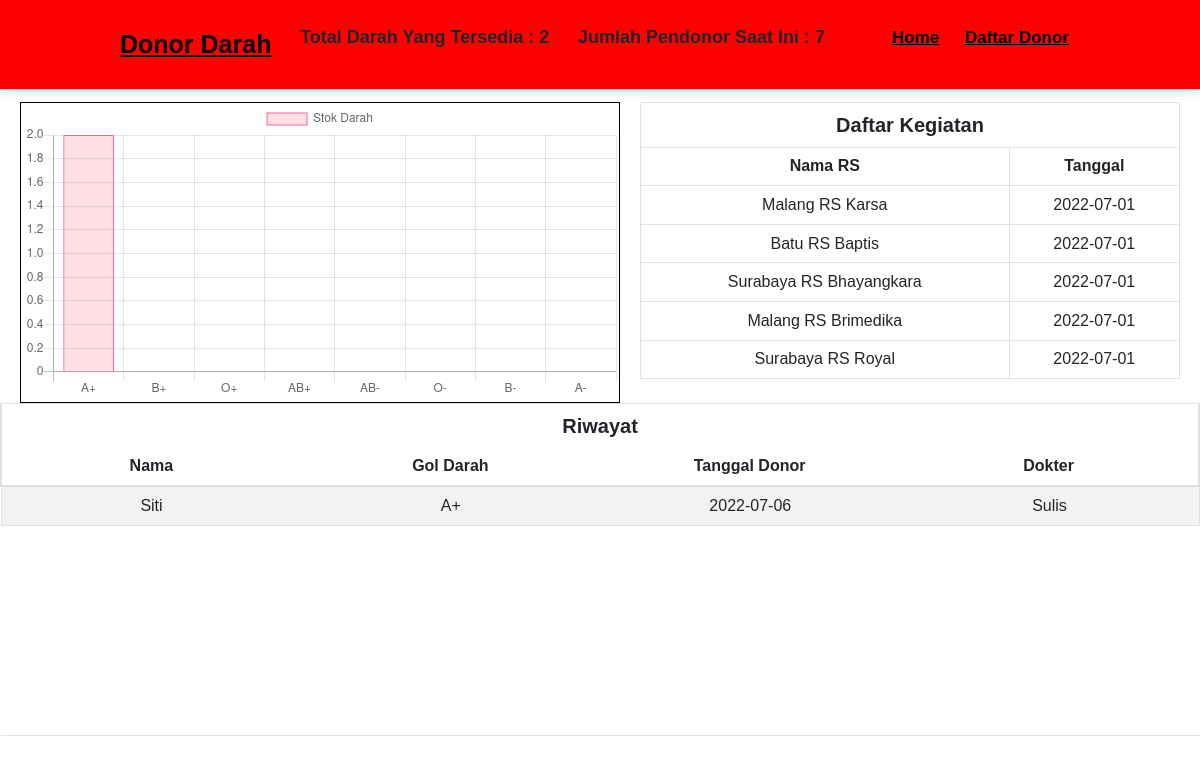
Page /baru/index.php on the committed database.
### tables this page shows
CREATE TABLE `lokasi` (
  `id_lokasi` int(11) NOT NULL,
  `nama_rs` varchar(255) NOT NULL,
  `tanggal_diadakan` date DEFAULT NULL
);

CREATE TABLE `proses` (
  `id_proses` int(11) NOT NULL,
  `id_antrian` int(11) NOT NULL,
  `id_dokter` int(11) NOT NULL,
  `tanggal_donor` date NOT NULL,
  `status_donor` varchar(255) DEFAULT NULL
);

CREATE TABLE `pendonor` (
  `id_pendonor` int(11) NOT NULL,
  `nama` varchar(255) NOT NULL,
  `alamat` varchar(255) NOT NULL,
  `tempat_lahir` varchar(255) NOT NULL,
  `tanggal_lahir` date DEFAULT NULL,
  `jenis_kelamin` varchar(10) NOT NULL,
  `nomor_telepon` varchar(11) NOT NULL,
  `pass` varchar(255) NOT NULL
);

CREATE TABLE `stok` (
  `id_stok` int(11) NOT NULL,
  `gol_darah` varchar(5) NOT NULL,
  `jumlah` int(11) NOT NULL
);

CREATE TABLE `dokter` (
  `id_dokter` int(11) NOT NULL,
  `nama_dokter` varchar(255) NOT NULL,
  `gaji` int(11) NOT NULL,
  `alamat` varchar(255) NOT NULL
);

### baru/index.php (the view, shortened to what this page needs)
<?php
include("../config.php");
$result = mysqli_query($mysqli, "SELECT * FROM proses
        inner join antrian on(proses.id_antrian = antrian.id_antrian)
        inner join pendonor on(antrian.id_pendonor = pendonor.id_pendonor)
        inner join dokter on(proses.id_dokter = dokter.id_dokter)
        inner join stok on(antrian.id_stok = stok.id_stok)
        where proses.status_donor = 'Done';
        ");
$result2 = mysqli_query($mysqli, "SELECT * FROM lokasi");
$result3 = mysqli_query($mysqli, "SELECT gol_darah, jumlah FROM stok");
$totalpendonor = mysqli_query($mysqli, "SELECT sum(jumlah) as totaldarah FROM stok")->fetch_array();
$pendonoraktif = mysqli_query($mysqli, "SELECT count(id_pendonor) as pendonoraktif FROM pendonor")->fetch_array();
foreach ($result3 as $data) {
    $gol_darah[] = $data['gol_darah'];
    $jumlah[] = $data['jumlah'];
}
?>
<!DOCTYPE html>
<html lang="en">
<head>
    <link rel="stylesheet" href="style.css">
    <link href="https://cdn.jsdelivr.net/npm/bootstrap@5.2.0-beta1/dist/css/bootstrap.min.css" rel="stylesheet">
</head>
<body>
    <header>
        <a href="index.html" class="logo">Donor Darah</a>
        <p>Total Darah yang Tersedia : <?php echo $totalpendonor['totaldarah'] ?></p>
        <p>Jumlah pendonor saat ini : <?php echo $pendonoraktif['pendonoraktif'] ?></p>
        <nav class="navbar">
            <ul>
                <li><a href="index.php">Home</a></li>
                <li><a href="login/loginpage.php">Daftar Donor</a></li>
            </ul>
        </nav>
    </header><br><br><br><br><br>
    <aside class="home">
        <canvas id="myChart" style="width:100%;max-width:700px;"></canvas>
        <script>
            // === include 'setup' then 'config' above ===
            const labels = <?php echo json_encode($gol_darah) ?>;
            const data = {
                labels: labels,
                datasets: [{
                    label: 'Stok Darah',
                    data: <?php echo json_encode($jumlah) ?>,
                    backgroundColor: [
                        'rgba(255, 99, 132, 0.2)',
                        'rgba(255, 159, 64, 0.2)',
                        'rgba(255, 205, 86, 0.2)',
                        'rgba(75, 192, 192, 0.2)',
                        'rgba(54, 162, 235, 0.2)',
                        'rgba(153, 102, 255, 0.2)',
                        'rgba(201, 203, 207, 0.2)',
                        'rgba(201, 203, 207, 0.2)'
                    ],
                    borderColor: [
                        'rgb(255, 99, 132)',
                        'rgb(255, 159, 64)',
                        'rgb(255, 205, 86)',
                        'rgb(75, 192, 192)',
                        'rgb(54, 162, 235)',
                        'rgb(153, 102, 255)',
                        'rgb(201, 203, 207)',
                        'rgb(201, 203, 207)'
                    ],
                    borderWidth: 1
                }]
            };
            const config = {
                type: 'bar',
                data: data,
                options: {
                    scales: {
                        y: {
                            beginAtZero: true
                        }
                    }
                },
            };
            var myChart = new Chart(
                document.getElementById('myChart'),
                config
            );
        </script>
    </aside>
    <section class="daftar-kegiatan">
        <table class="table table-bordered">
            <thead>
                <tr class="tabel-header">
                    <th colspan="2" class="nama-tabel">Daftar Kegiatan</th>
                </tr>
                <tr class="kolom">
                    <th>Nama RS</th>
                    <th>Tanggal</th>
                </tr>
            </thead>
            <tbody>
                <?php
                while ($tabel2 = mysqli_fetch_array($result2)) {
                    echo "<tr>";
                    echo "<td>" . $tabel2['nama_rs'] . "</td>";
                    echo "<td>" . $tabel2['tanggal_diadakan'] . "</td></tr>";
                }
                ?>
            </tbody>
        </table>
    </section>
    <section class="daftar-riwayat">
        <div class="col-xs-8 col-xs-offset-2 well table table-bordered">
            <table class="table table-scroll table-striped">
                <thead>
                    <tr class="tabel-header">
                        <th colspan="4" class="nama-tabel">Riwayat</th>
                    </tr>
                    <tr class="kolom">
                        <th>Nama</th>
                        <th>gol darah</th>
                        <th>tanggal donor</th>
                        <th>dokter</th>
                    </tr>
                </thead>
                <tbody>
                    <?php
                    while ($tabel = mysqli_fetch_array($result)) {
                        echo "<tr>";
                        echo "<td>" . $tabel['nama'] . "</td>";
                        echo "<td>" . $tabel['gol_darah'] . "</td>";
                        echo "<td>" . $tabel['tanggal_donor'] . "</td>";
                        echo "<td>" . $tabel['nama_dokter'] . "</td></tr>";
                    }
                    ?>
                </tbody>
            </table>
        </div>
    </section>
</body>
</html>

### baru/style.css (style rules this page uses)
* { font-family: 'poppins', sans-serif; margin: 0; padding: 0; box-sizing: border-box; outline: none; border: none; text-decoration: none; text-transform: capitalize; list-style: none; }
html { font-size: 85%; overflow-x: hidden; scroll-padding-top: 60px; scroll-behavior: smooth; }
header { position: fixed; top: 0; left: 0; right: 0; background: red; padding: 8px 10%; display: flex; align-items: center; justify-content: space-between; box-shadow: 0 5px 10px rgba(0, 0, 0, .1); }
header .logo { font-size: 25px; color: black; float: left; font-weight: 600; }
header .navbar:after { content: ''; clear: both; display: table; }
header .navbar a { font-size: 17px; color: black; margin: 0 1px; }
header .navbar ul li { align-items: center; position: relative; padding: 10px; display: inline-block; font-weight: bold; }
header p { font-size: 18px; font-weight: bold; }
.home { float:left; width: 50%; margin-left: 20px; border: 1px solid black; }
.daftar-riwayat { padding-top: 30px; text-align: center; }
.daftar-kegiatan { width: 45%; float:right; margin-right: 20px; text-align: center; }
table, tr, .klm, td { border-collapse: collapse; border: 1px solid black; }
table { font-size: 16px; width: 100%; }
.nama-tabel { background-color: red; padding: 10px; font-size: 20px; }

### baru/index.php (style rules this page uses)
.well { background: none; height: 320px; }
.table-scroll tbody { position: absolute; overflow-y: scroll; height: 250px; }
.table-scroll tr { width: 100%; table-layout: fixed; display: inline-table; }
.table-scroll thead>tr>th { border: none; }

### rows in the picture
lokasi: nama_rs "Malang RS Karsa", tanggal_diadakan "2022-07-01"
lokasi: nama_rs "Batu RS Baptis", tanggal_diadakan "2022-07-01"
lokasi: nama_rs "Surabaya RS Bhayangkara", tanggal_diadakan "2022-07-01"
lokasi: nama_rs "Malang RS Brimedika", tanggal_diadakan "2022-07-01"
lokasi: nama_rs "Surabaya RS Royal", tanggal_diadakan "2022-07-01"
proses: pendonor.nama "Siti", stok.gol_darah "A+", tanggal_donor "2022-07-06", id_dokter.nama_dokter "Sulis"

### other values in the picture
$totalpendonor['totaldarah'] "2"
$pendonoraktif['pendonoraktif'] "7"
chart data {{ json_encode($gol_darah) }} ["A+","B+","O+","AB+","AB-","O-","B-","A-"]
chart data {{ json_encode($jumlah) }} ["2","0","0","0","0","0","0","0"]
